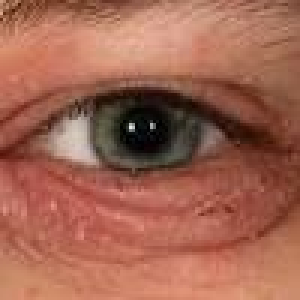
#> input picture Data-Science/Disease/Blepharitis/download (11).jfif, 100 x 100 px, found by its file name (shown 3 times larger); its folder holds only this picture in this run
$ python disease.py
#> lines starting #> are read from the running program, lines starting #| are printed output that depends on the picture
import numpy as np
import matplotlib.pyplot as plt
import os
import cv2
import pickle

DATADIRECTORY = "F:\Academic\SPGP\Disease"
CATEGORIES = ['Blepharitis', 'Cellulitis eye', 'Chalazion', 'Conjunctivitis(Pink Eye)', 'Dacryocytitis',
              'Endophthalmitis', 'Entropion', 'Hordeolum(stye)',
              'Internal Hordeolum', 'Keratitis', 'Ocular Herpes', 'Orbital cellulitis', 'Preseptal Cellulitis',
              'strabismus', 'Stye', 'Uveitis']

training_data = []
IMG_SIZE = 200


def create_training_data():
    for category in CATEGORIES:
        path = os.path.join(DATADIRECTORY, category)  # path to disease dir
        class_num = CATEGORIES.index(category)
        for img in os.listdir(path):
            try:

                img_array = cv2.imread(os.path.join(path, img), cv2.IMREAD_GRAYSCALE)
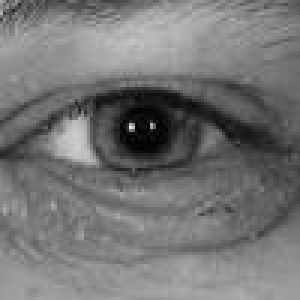
#> img_array: shape (100, 100) (shown 3 times larger); min 0, max 230, mean 116.4
                new_array = cv2.resize(img_array, (IMG_SIZE, IMG_SIZE))
                training_data.append([new_array, class_num])
                plt.imshow(new_array, cmap='gray')
                plt.show()
                # print(new_array)
            except Exception as e:
                pass
#> pass 2 of the loop in create_training_data, `for category in CATEGORIES:`:
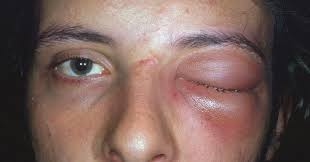
#> input picture Data-Science/Disease/Cellulitis eye/download (18).jfif, 310 x 162 px, found by its file name
#> in create_training_data, `img_array = cv2.imread(os.path.join(path, img), cv2.IMREAD_GRAYSCALE)`:
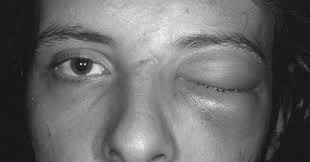
#> img_array: shape (162, 310); min 13, max 244, mean 104.7
#> in create_training_data, `new_array = cv2.resize(img_array, (IMG_SIZE, IMG_SIZE))`:
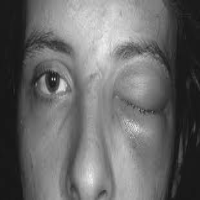
#> new_array: shape (200, 200); min 15, max 241, mean 104.6


#> (the run stopped early here; a loop or call above may not have finished)
